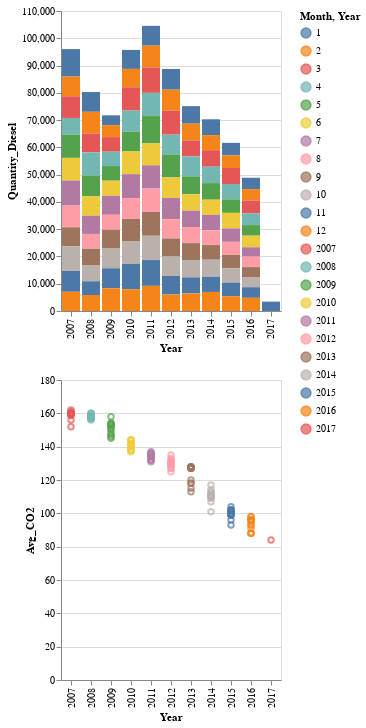

Notebook source saved alongside this figure:
### Markdown cell above
In the graph above, it is clear that average CO2 levels have decreased steadily from 2007 to 2017.

### Code cell
diesel_sales & average_CO2
